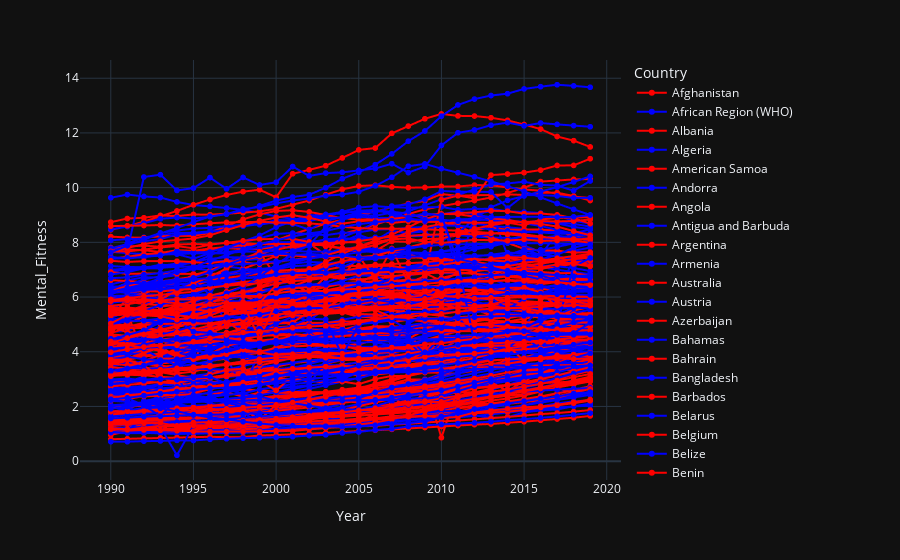

The notebook cell saved with this chart:
### Code cell
fig = px.line(data, x='Year', y='Mental_Fitness', color='Country', markers=True, color_discrete_sequence=['red','blue'], template='plotly_dark')
fig.show()
